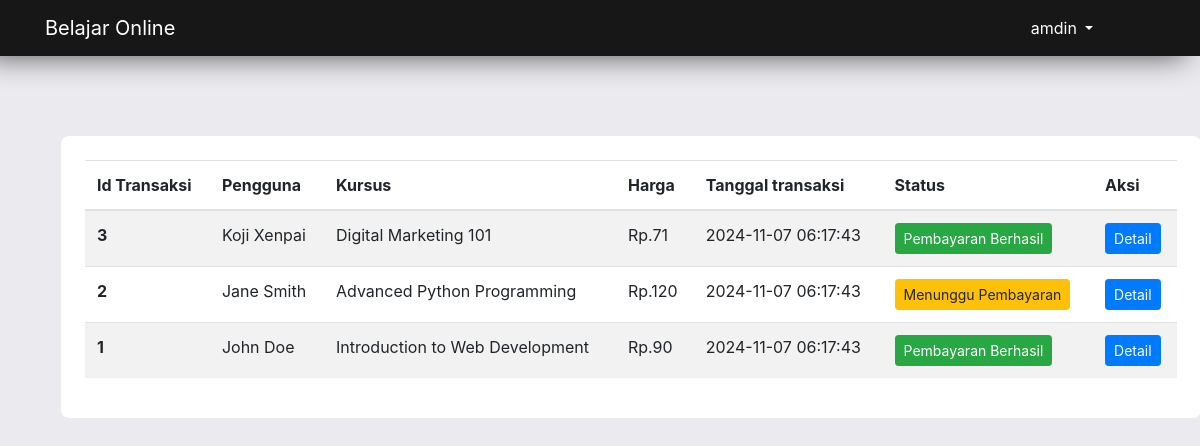
The app's page /admin/transactions.php (signed in) with its own data.
### tables this page shows
CREATE TABLE purchases (
    id INT AUTO_INCREMENT PRIMARY KEY,
    user_id INT NOT NULL,
    course_id INT NOT NULL,
    status ENUM('pending', 'confirmed', 'canceled') DEFAULT 'pending',
    voucher_code VARCHAR(50) NULL,
    total_price DECIMAL(10, 2),
    bank VARCHAR(200),
    bank_account_name VARCHAR(200),
    bank_account_number VARCHAR(200),
    payment_proof VARCHAR(255) NULL,
    created_at TIMESTAMP DEFAULT CURRENT_TIMESTAMP,
    updated_at TIMESTAMP DEFAULT CURRENT_TIMESTAMP ON UPDATE CURRENT_TIMESTAMP,
    FOREIGN KEY (user_id) REFERENCES users(id) ON DELETE CASCADE,
    FOREIGN KEY (course_id) REFERENCES courses(id) ON DELETE CASCADE
);

CREATE TABLE users (
    id INT AUTO_INCREMENT PRIMARY KEY,
    name VARCHAR(255) NOT NULL,
    email VARCHAR(255) UNIQUE NOT NULL,
    password VARCHAR(255) NOT NULL,
    avatar VARCHAR(255),
    bio TEXT,
    point INT default 0,
    created_at TIMESTAMP DEFAULT CURRENT_TIMESTAMP,
    updated_at TIMESTAMP DEFAULT CURRENT_TIMESTAMP ON UPDATE CURRENT_TIMESTAMP
);

CREATE TABLE courses (
    id INT AUTO_INCREMENT PRIMARY KEY,
    title VARCHAR(255) NOT NULL,
    thumbnail VARCHAR(255) NOT NULL,
    description TEXT,
    point INT DEFAULT 0,
    price DECIMAL(10, 2) NOT NULL,
    status ENUM('draft', 'publish') DEFAULT 'draft',   
    created_at TIMESTAMP DEFAULT CURRENT_TIMESTAMP,
    updated_at TIMESTAMP DEFAULT CURRENT_TIMESTAMP ON UPDATE CURRENT_TIMESTAMP
);

### admin/transactions.php (the view, shortened to what this page needs)
<?php
include "../app/init.php";
$sql = mysqli_query($con, "
    SELECT
        purchases.id,
        purchases.status,
        purchases.voucher_code,
        purchases.total_price,
        purchases.bank,
        purchases.bank_account_name,
        purchases.bank_account_number,
        purchases.payment_proof,
        purchases.created_at,
        purchases.updated_at,
        users.id AS user_id,
        users.name AS user_name,
        users.email AS user_email,
        courses.id AS course_id,
        courses.title AS course_title
    FROM
        purchases
    JOIN
        users ON purchases.user_id = users.id
    JOIN
        courses ON purchases.course_id = courses.id
    ORDER BY
        purchases.id DESC
");
?>
<!DOCTYPE html>
<html lang="en">
<head>
    <link rel="stylesheet" href="../assets/css/bootstrap.min.css">
    <link rel="stylesheet" href="../assets/css/all.min.css">
</head>
<body>
    <nav class="position-fixed navbar navbar-expand-lg navbar-dark">
        <div class="container ">
            <a class="navbar-brand mr-5" href="./index.php">
                Belajar Online
            </a>
            <div class="collapse navbar-collapse" id="navbarNav">
                <ul class="navbar-nav text-uppercase mx-auto col-10">
                </ul>
                <div class="nav-item dropdown col-lg-3 col-md-6 ">
                    <a class="nav-link dropdown-toggle user cart text-white" href="#" id="navbarDropdown" role="button" data-toggle="dropdown" aria-haspopup="true" aria-expanded="false">
                        <?php
                        if (!isset($_SESSION['name'])) {
                            echo "user";
                        } else {
                            echo 'amdin';
                        }
                        ?>
                    </a>
                </div>
            </div>
        </div>
    </nav>
    <br>
    <section class="features pb-5 mt-5 mb-4">
        <div class="container mt-5">
            <div class="col-12 mb-2s  mt-2 p-3 ">
                <div class="main-page container mt-5 p-4 bg-white p-2">
                    <div class="table-responsive-sm">
                        <table class="table table-striped text-nowrap">
                            <thead>
                                <tr>
                                    <th scope="col">Id Transaksi</th>
                                    <th scope="col">Pengguna</th>
                                    <th scope="col">Kursus</th>
                                    <th scope="col">Harga</th>
                                    <th scope="col">Tanggal transaksi</th>
                                    <th scope="col">Status</th>
                                    <th scope="col">Aksi</th>
                                </tr>
                            </thead>
                            <tbody>
                                <?php
                                while ($transaction = mysqli_fetch_assoc($sql)) { ?>
                                    <tr>
                                        <th scope="row"><?= $transaction['id']; ?></th>
                                        <td><?= $transaction['user_name']; ?></td>
                                        <td><?= $transaction['course_title']; ?></td>
                                        <td>Rp.<?= number_format($transaction['total_price'], 0, ',', '.');  ?></td>
                                        <td><?= $transaction['created_at'] ?></td>
                                        <td>
                                            <?php if ($transaction['status'] == 'pending') { ?>
                                                <span class="btn btn-sm btn-warning">Menunggu Pembayaran</span>
                                            <?php } elseif ($transaction['status'] == 'confirmed') { ?>
                                                <span class="btn btn-sm btn-success">Pembayaran Berhasil</span>
                                            <?php } else { ?>
                                                <span class="btn btn-sm btn-danger">Transaksi Dibatalkan </span>
                                            <?php } ?>
                                        </td>
                                        <td><a class="btn btn-sm btn-primary" href="./transaction.php?id=<?= $transaction['id'] ?> ">Detail</a>
                                        </td>
                                    </tr>
                                <?php } ?>
                            </tbody>
                        </table>
                    </div>
                </div>
            </div>
        </div>
    </section>
</body>
</html>

### admin/transactions.php (style rules this page uses)
body { background: #EAEAEF; }
.navbar { background: #171717; position: fixed; left: 0; top: 0; right: 0; margin: auto; z-index: 10; box-shadow: -15px 0px 30px #4e4e4e; }
.nav-item { margin-right: 24px; font-weight: 400; }
.nav-link.user { font-size: 16px; }
.main-page { border-radius: 8px; }
a { text-decoration: none; color: #201f1f; }

### records on screen
purchases: id "3", user.name "Koji Xenpai", course.title "Digital Marketing 101", total_price "71", created_at "2024-11-07 06:17:43", status "Pembayaran Berhasil"
purchases: id "2", user.name "Jane Smith", course.title "Advanced Python Programming", total_price "120", created_at "2024-11-07 06:17:43", status "Menunggu Pembayaran"
purchases: id "1", user.name "John Doe", course.title "Introduction to Web Development", total_price "90", created_at "2024-11-07 06:17:43", status "Pembayaran Berhasil"
